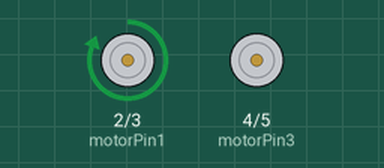
Recording of a sketch running on a simulated Arduino Uno, built with avr-gcc and run on an emulated ATmega328P. On the bench: motor-driver pin pairs drawn as motors (green arrow = first pin HIGH = forward, orange = second pin HIGH = backward, longer = more drive).

Above: at 1.0 s.
At 15.0 s:
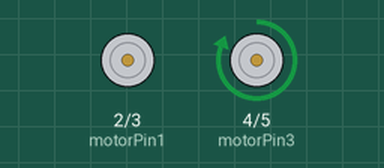
At 27.0 s:
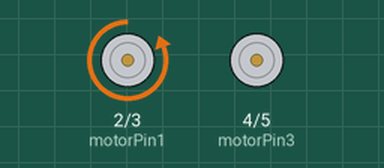
At 53.0 s:
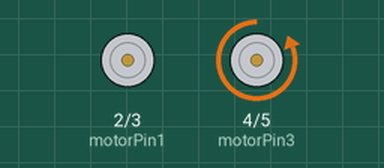
Timing chart, 0 to 54.6 s (numbered marks = the images above):
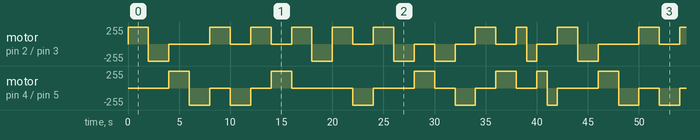

The sketch:

2vibratorsseq.ino
```cpp
/*
    Vibration Motor with Arduino
    For more details, visit: https://techzeero.com/arduino-tutorials/vibration-motor-with-arduino/
*/
int motorPin1 = 2;
int motorPin2 = 3;
int motorPin3 = 4;
int motorPin4 = 5;

int sequence[] = {2,3,4,5,2,5,2,4,2,3,2,5,2,3,4,3,5,2,4};

void setup()
{
pinMode(motorPin1, OUTPUT);
pinMode(motorPin2, OUTPUT);
pinMode(motorPin3, OUTPUT);
pinMode(motorPin4, OUTPUT);
}
void loop(){
  Serial.println("random sequence started.");


for (int i = 0; i < 19; i++){
  int selectedMotor = sequence[i];
  for (int j = 2; j <= 5; j++){
    if(j == selectedMotor) digitalWrite(j, HIGH); //vibrate
    else digitalWrite(j, LOW);  //stop vibrating
  }
  Serial.println(selectedMotor - 1);
  delay(2000);
}

  Serial.println("random sequence ended.");


digitalWrite(motorPin1, HIGH); //vibrate
digitalWrite(motorPin2, LOW);  //stop vibrating
digitalWrite(motorPin3, LOW);  //stop vibrating
digitalWrite(motorPin4, LOW);  //stop vibrating
delay(1000);  // delay one second
digitalWrite(motorPin1, LOW); //vibrate
digitalWrite(motorPin2, HIGH);  //stop vibrating
digitalWrite(motorPin3, LOW);  //stop vibrating
digitalWrite(motorPin4, LOW);  //stop vibrating
delay(1000); //wait 50 seconds.
digitalWrite(motorPin1, LOW); //vibrate
digitalWrite(motorPin2, LOW);  //stop vibrating
digitalWrite(motorPin3, HIGH);  //stop vibrating
digitalWrite(motorPin4, LOW);  //stop vibrating
delay(1000); //wait 50 seconds.
digitalWrite(motorPin1, LOW); //vibrate
digitalWrite(motorPin2, LOW);  //stop vibrating
digitalWrite(motorPin3, LOW);  //stop vibrating
digitalWrite(motorPin4, HIGH);  //stop vibrating
delay(1000); //wait 50 seconds.

}
```

Measured:
- by itself, motor on pin 2 (motorPin1) / pin 3 (motorPin2): moves between backward 255/255 and forward 255/255, repeating every 42.0 s
